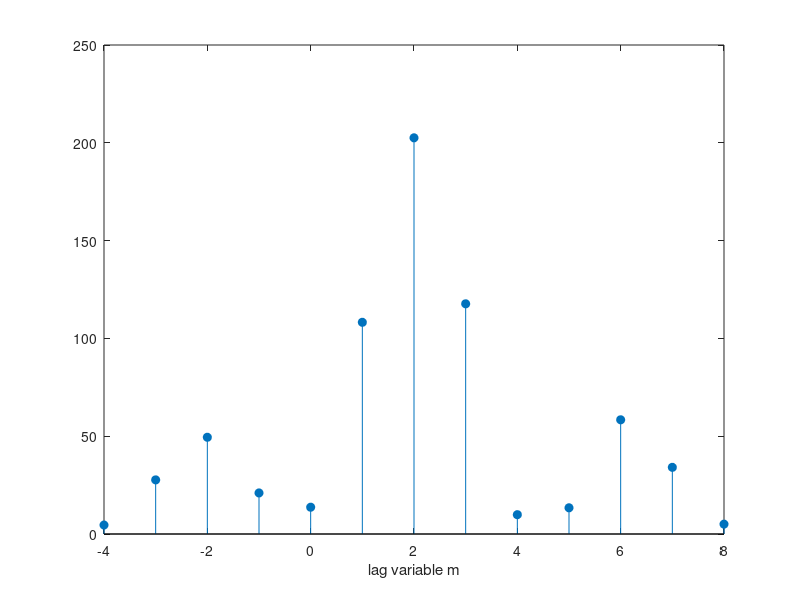

Reproduce this figure in MATLAB.
clc;
clear all;
close all;
%***input signal*******
x = [3 11 7 0 -1 4 2];
nx = -3:3;
%**shifted signal**
xs = x;
ny = nx + 2;
%**y(n)=x(n-2)+w(n)****
w = randn(1, length(ny));
nw = ny; y = xs + w; yf = fliplr(y);
%*************
Ryx = conv(x, yf);
N1 = length(nx);
N2 = length(ny);
n3 = (nx(1) + ny(1)):(nx(N1) + ny(N2));
stem(n3, Ryx, 'filled'); xlabel('lag variable m');
